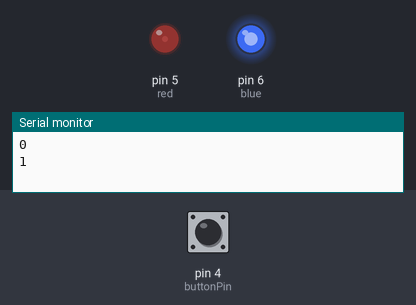
Bench run of a sketch on a simulated Arduino Uno, built with avr-gcc and run on an emulated ATmega328P. Parts: output pins drawn as LEDs (lit = HIGH), the last lines printed to the serial monitor. The test bench sets the inputs (shaded band); at power-on: pin 4 (buttonPin) HIGH.

Above: at 1.2 s.
1.3 s: pin 4 (buttonPin) pulled LOW for 0.15 s
At 1.72 s:
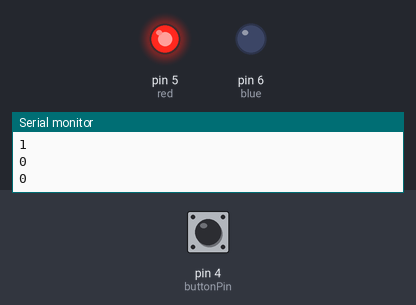
4.3 s: pin 4 (buttonPin) pulled LOW for 1 s
At 5.9 s:
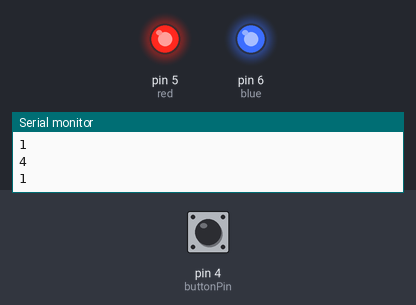
6.9 s: pin 4 (buttonPin) pulled LOW for 0.15 s
At 8.0 s:
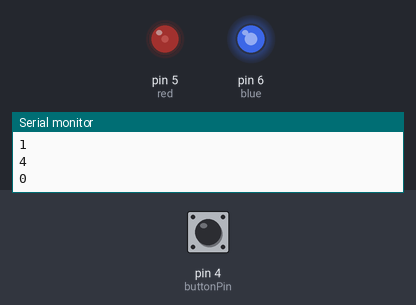
9.9 s: pin 4 (buttonPin) pulled LOW for 3.2 s
At 10.02 s:
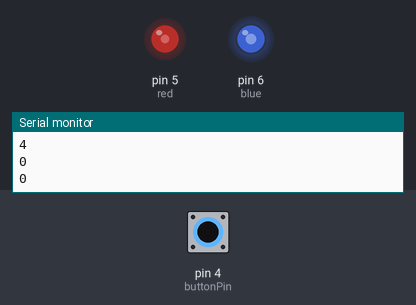
15.8 s: pin 4 (buttonPin) pulsed LOW 5 times (0.12 s each, 0.3 s apart)
18.8 s: pin 4 (buttonPin) pulsed LOW 2 times (0.12 s each, 0.3 s apart)
Timing chart, 0 to 22.8 s (numbered marks = the images above; inputs shaded):
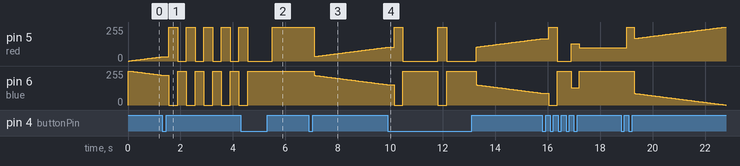

Measured:
- after the input at 4.3 s, pin 6 (blue): goes on until 4.6 s, then stays 255/255
- after the input at 6.9 s, pin 6 (blue): moves from 255/255 to 153/255 over 2.8 s, starting after 0.20 s
- after the input at 18.8 s, pin 6 (blue): moves from 255/255 to 0/255 over 3.5 s, starting after 0.51 s
- by itself, pin 5 (red): ramps from 0/255 to 255/255 and jumps back, once every 1.7 s
- by itself, pin 6 (blue): repeats every 0.67 s: 0/255 0.33 s, 255/255 0.33 s

The sketch:

Palito_con_leds2.0.ino
```cpp
//Pinout//
const int buttonPin = 4;
const int blue = 6;
const int red =5;

//Button properties//
int buttonState = 0;
int buttonX = 0;

//Led starting properties//
int bBrightness = 254;
int rBrightness = 0;

//Led sequence properties//
int rFade = 1;
int bFade = 1;
int sleepTime = 40;
int crayTime = 90;
int halfTime = 200;
int hangTime = 500;
float bpm = 30000 / crayTime;

//Setup method//
void setup() {
  Serial.begin(9600);
  pinMode(red, OUTPUT);
  pinMode(blue, OUTPUT);
  pinMode(buttonPin,INPUT_PULLUP);

}

//Loop method//
void loop() {
  buttonState = digitalRead(buttonPin);
  Serial.println(buttonX);
  if (buttonState == 0){
    buttonX++;
    delay(200);
  }

  if (buttonX > 4)
    buttonX = 0;
  Serial.println(buttonState);

  switch (buttonX) {

    case 0:
    buttonState = digitalRead(buttonPin);
    while (buttonState == 1){
    buttonState = digitalRead(buttonPin);
    analogWrite(red, rBrightness);
    analogWrite(blue, bBrightness);

    rBrightness = rBrightness + rFade;
    bBrightness = bBrightness + bFade;

    if (rBrightness <= 0 || rBrightness >= 255) {
      rFade = -rFade;
    }

    if (bBrightness <= 0 || bBrightness >= 255) {
      bFade = -bFade;
    }
    delay(sleepTime);
  }
    break;

    case 1:
    analogWrite(red, 255);
    analogWrite(blue, 0);// turn the LED on (HIGH is the voltage level)
    delay(bpm);

    analogWrite(red, 0);
    analogWrite(blue, 255);// turn the LED off by making the voltage LOW
    delay(bpm);

    break;
    case 2:
      if (buttonState == 1){
      buttonState = digitalRead(buttonPin);
      analogWrite(red, 128);
      analogWrite(blue, 128);
      }
    break;

    case 3:
    if (buttonState == 1){
      buttonState = digitalRead(buttonPin);
      analogWrite(red, 100);
      analogWrite(blue, 255);
      }
    break;

    case 4:
    if (buttonState == 1){
      buttonState = digitalRead(buttonPin);
      analogWrite(red, 255);
      analogWrite(blue, 255);
    }
    break;
  }
}
```
